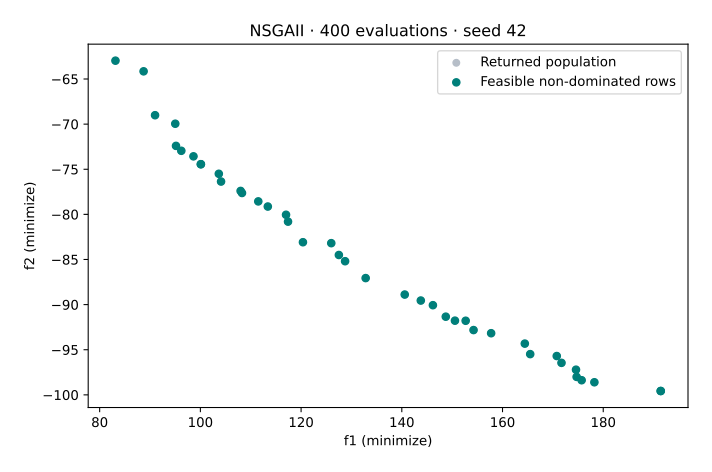

The Python source for this figure:
"""Verified VAMOS 1.0.1 lesson: integer. See coverage-setup for dependencies."""


def execute_example(problem, algorithm, config, budget, seed=42, engine="numpy"):
    import numpy as np

    from vamos import OptimizationResult, optimize

    result = optimize(problem, algorithm=algorithm, algorithm_config=config, max_evaluations=budget, seed=seed, engine=engine)
    G = result.data.get("G")
    if getattr(problem, "n_constraints", 0) and G is None:
        raise ValueError("Declared constraints are missing from the returned result.")
    feasible_rows = np.arange(len(result.F)) if G is None else np.flatnonzero(np.all(G <= 0, axis=1))
    if len(feasible_rows):
        feasible = OptimizationResult({"X": result.X[feasible_rows], "F": result.F[feasible_rows]})
        front, local = feasible.front(return_indices=True)
        front_rows = feasible_rows[local]
    else:
        front, front_rows = np.empty((0, problem.n_obj)), np.empty(0, dtype=int)
    print(f"Algorithm: {algorithm}; encoding: {problem.encoding}; backend: {engine}; seed: {seed}")
    print(f"Returned X: {result.X.shape}; F: {result.F.shape}; result mode: population")
    print(f"Feasible rows: {len(feasible_rows)}/{len(result.F)}; feasible non-dominated rows: {len(front)}")
    print(f"Evaluations: {result.data['evaluations']}")
    return {
        "problem": problem,
        "algorithm": algorithm,
        "config": config,
        "result": result,
        "feasible_rows": feasible_rows,
        "front": front,
        "front_rows": front_rows,
    }


def run_encoding(encoding="binary", budget=400):
    import numpy as np

    from vamos import make_problem_selection
    from vamos.algorithms import NSGAIIConfig

    choices = {
        "binary": ("zdt5", "uniform", "bitflip"),
        "integer": ("int_alloc", "uniform", "reset"),
        "permutation": ("tsp6", "ox", "swap"),
        "mixed": ("mixed_design", "mixed", "mixed"),
    }
    name, crossover, mutation = choices[encoding]
    problem = make_problem_selection(name).instantiate()
    config = (
        NSGAIIConfig.builder()
        .pop_size(40)
        .offspring_size(40)
        .crossover(crossover, prob=0.9)
        .mutation(mutation, prob=1.0 / problem.n_var)
        .selection("tournament", size=2)
        .result_mode("population")
        .build()
    )
    data = execute_example(problem, "nsgaii", config, budget)
    x = data["result"].X
    if encoding == "binary":
        valid = np.isin(x, [0, 1]).all()
    elif encoding == "permutation":
        valid = (np.sort(x, axis=1) == np.arange(problem.n_var)).all()
    else:
        discrete = (
            np.arange(problem.n_var)
            if encoding == "integer"
            else np.concatenate([problem.mixed_spec["int_idx"], problem.mixed_spec["cat_idx"]])
        )
        valid = np.equal(x[:, discrete], np.rint(x[:, discrete])).all()
    valid = bool(valid and np.all(x >= problem.xl) and np.all(x <= problem.xu))
    if not valid:
        raise ValueError("Returned decisions violate the representation's domains.")
    print(f"Domain checks: passed for {encoding}")
    return data


def plot_example(data, output):
    from pathlib import Path

    import matplotlib

    matplotlib.use("Agg")
    import matplotlib.pyplot as plt
    import numpy as np

    output = Path(output)
    if output.exists():
        raise FileExistsError(f"Choose a new figure filename: {output}")
    if output.suffix.lower() != ".svg":
        raise ValueError("Use an .svg output filename.")
    f = data["result"].F
    with plt.rc_context({"svg.hashsalt": "vamos-coverage", "svg.fonttype": "none"}):
        fig = plt.figure(figsize=(7, 4.5), layout="constrained")
        if f.shape[1] == 3:
            ax = fig.add_subplot(projection="3d")
            ax.scatter(*f.T, c="#007f7a", s=22)
            ax.set(xlabel="f1", ylabel="f2", zlabel="f3")
            ax.set_box_aspect((1, 1, 0.85), zoom=0.85)
        else:
            ax = fig.add_subplot()
            ax.scatter(*f.T, c="#b6bec8", s=25, label="Returned population")
            if len(data["front"]):
                ax.scatter(*data["front"].T, c="#007f7a", s=30, label="Feasible non-dominated rows")
            labels = {
                "WeldedBeamDesignProblem": ("Cost (minimize)", "Deflection proxy (minimize)"),
                "FeatureSelectionProblem": ("Validation error (minimize)", "Feature count (minimize)"),
                "HyperparameterTuningProblem": ("Validation error (minimize)", "Complexity proxy (minimize)"),
            }
            xlabel, ylabel = labels.get(type(data["problem"]).__name__, ("f1 (minimize)", "f2 (minimize)"))
            ax.set(xlabel=xlabel, ylabel=ylabel)
            ax.legend()
        if data["problem"].__class__.__name__ in {"ZDT1", "ZDT1Problem"}:
            x = np.linspace(0, 1, 101)
            ax.plot(x, 1 - np.sqrt(x), "--", c="#7c8795", label="Analytical front")
            ax.legend()
        ax.set_title(f"{data['algorithm'].upper()} · {data['result'].data['evaluations']} evaluations · seed 42")
        fig.savefig(output, metadata={"Date": None}, bbox_inches="tight", pad_inches=0.25)
        plt.close(fig)
    output.write_text("\n".join(line.rstrip() for line in output.read_text(encoding="utf-8").splitlines()) + "\n", encoding="utf-8")


def lesson_cli(function, default_budget=400):
    import argparse

    parser = argparse.ArgumentParser(description="Run a bounded VAMOS example and optionally plot its actual result.")
    parser.add_argument("--budget", type=int, default=default_budget)
    parser.add_argument("--output", help="New SVG filename; requires Matplotlib")
    args = parser.parse_args()
    data = function(budget=args.budget)
    if args.output:
        plot_example(data, args.output)


def run_lesson(budget=400):
    return run_encoding("integer", budget)



if __name__ == "__main__":
    lesson_cli(run_lesson, default_budget=400)
